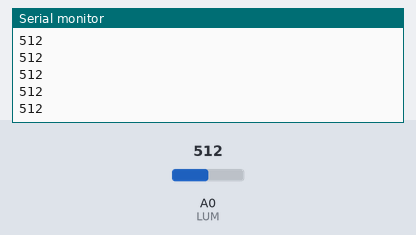
Recording of a sketch running on a simulated Arduino Uno, built with avr-gcc and run on an emulated ATmega328P. Parts: the last lines printed to the serial monitor. The test bench sets the inputs (shaded band); at power-on: A0 (LUM) = 512.

Above: at 1.2 s.
1.3 s: A0 (LUM) set to 716
At 1.31 s:
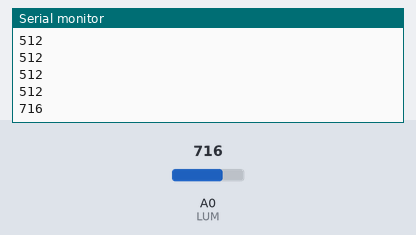
2.8 s: A0 (LUM) set to 900
At 2.82 s:
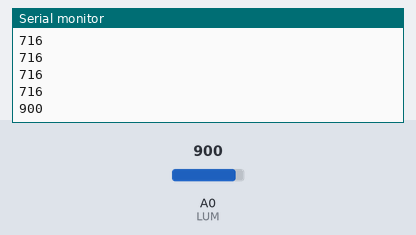
Timing chart, 0 to 5.8 s (numbered marks = the images above; inputs shaded):
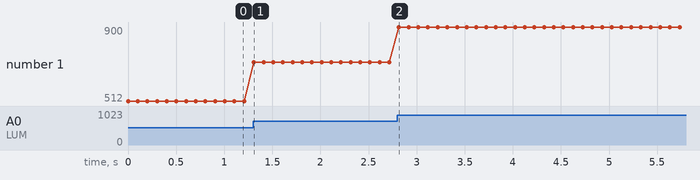

Measured:
- after the input at 1.3 s, the serial monitor: prints a new line at once (image 1)
- after the input at 2.8 s, the serial monitor: prints a new line at once (image 2)
- plotted number 1: 512 → 716 after the input at 1.3 s, 716 → 900 after the input at 2.8 s

The sketch:

send.ino
```cpp
// demo: CAN-BUS Shield, send data
#include <mcp_can.h>
#include <SPI.h>

// the cs pin of the version after v1.1 is default to D9
// v0.9b and v1.0 is default D10
const int SPI_CS_PIN = 9;

// Set CS pin
MCP_CAN CAN(SPI_CS_PIN);

/*
#define BLANC 4
#define JAUNE 5
#define VERT 6
#define ROUGE 7
*/
#define LUM A0

int valeur_lum = 0;


void setup() {

  Serial.begin(115200);

  // init can bus : baudrate = 500k
  while (CAN_OK != CAN.begin(CAN_500KBPS)) {
    Serial.println("CAN BUS Shield init fail");
    Serial.println("Init CAN BUS Shield again");
    delay(100);
  }
  Serial.println("CAN BUS Shield init ok!");

/*
  // initialisation led OUTPUT/LOW
  for (int i = 4; i <= 7; i++)
  {
    pinMode(i, OUTPUT);
    digitalWrite(i, LOW);
  }
*/
}


unsigned char stmp[8] = {0, 0, 0, 0, 0, 0, 0, 0};
//int pb = 0;


void loop() {

  // ENVOYER
  // send data:  id = 0x00, standrad frame, data len = 8, stmp: data buf
  Serial.println(analogRead(LUM));
  valeur_lum = map(analogRead(LUM), 0, 1023, 0, 127);
  stmp[0]=2;
  stmp[1] = valeur_lum;

/*
  if (pb == 0) {
    stmp[7] = stmp[7]+1;

    if(stmp[7] == 100) {
      stmp[7] = 0;
      stmp[6] = stmp[6] + 1;

      if(stmp[6] == 100) {
          stmp[6] = 0;
          stmp[5] = stmp[6] + 1;
      }
    }
  }
*/

  CAN.sendMsgBuf(0x01, 0, 8, stmp);
  // send data per 100ms    unsigned char len = 0;
  delay(100);
//

  // RECEVOIR
  unsigned char buf[8];
  unsigned char len = 0;

  // check if data coming
  if(CAN_MSGAVAIL == CAN.checkReceive()) {
    // read data,  len: data length, buf: data buf
    CAN.readMsgBuf(&len, buf);

    unsigned int canId = CAN.getCanId();

    Serial.println("-----------------------------");
    Serial.print("Get data from ID: ");
    Serial.println(canId, HEX);

  if (buf[0] != 0) {
      // print the data
      for(int i = 0; i<len; i++) {
        Serial.print(buf[i], HEX);
        Serial.print("\t");
      }

      Serial.println("");
  }
  }
} // fin de loop

/*
    else if (buf[0] == 100) {
      if (buf [7] == 9) {
          pb = 1;
          digitalWrite(ROUGE, HIGH);
          digitalWrite(VERT, LOW);
      }

      if (buf [7] == 1) {
        pb = 0;
        digitalWrite(ROUGE, LOW);
        digitalWrite(VERT, HIGH);
      }
    }
  }
  if (buf[6]%2 == 0) {
    digitalWrite(JAUNE, HIGH);
    digitalWrite(BLANC, LOW);
  }

  else {
    digitalWrite(JAUNE, LOW);
    digitalWrite(BLANC, HIGH);
  }
}
*/


/*********************************************************************************************************
  END FILE
*********************************************************************************************************/
```
